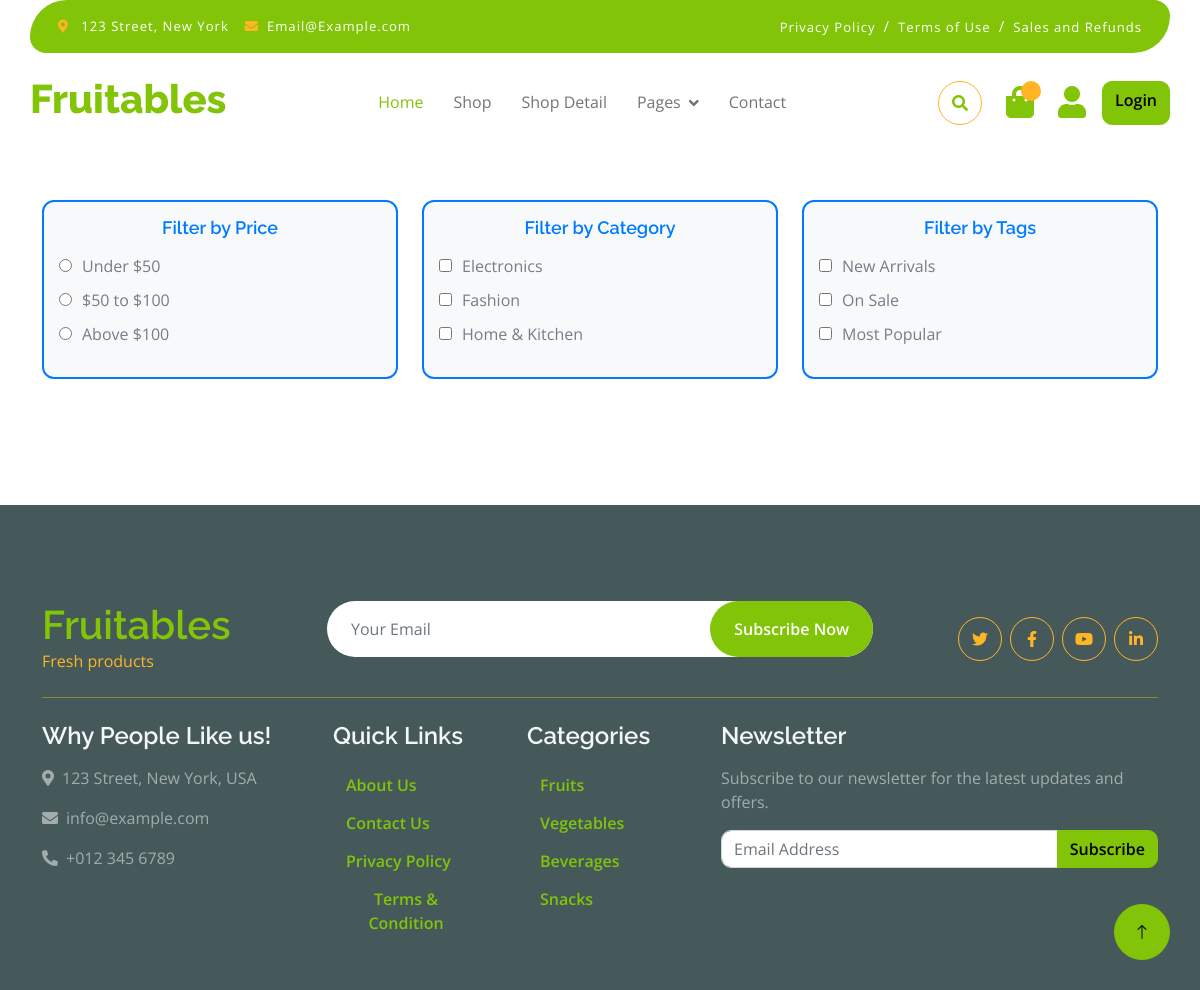
Page /product/ on the earlier database version.
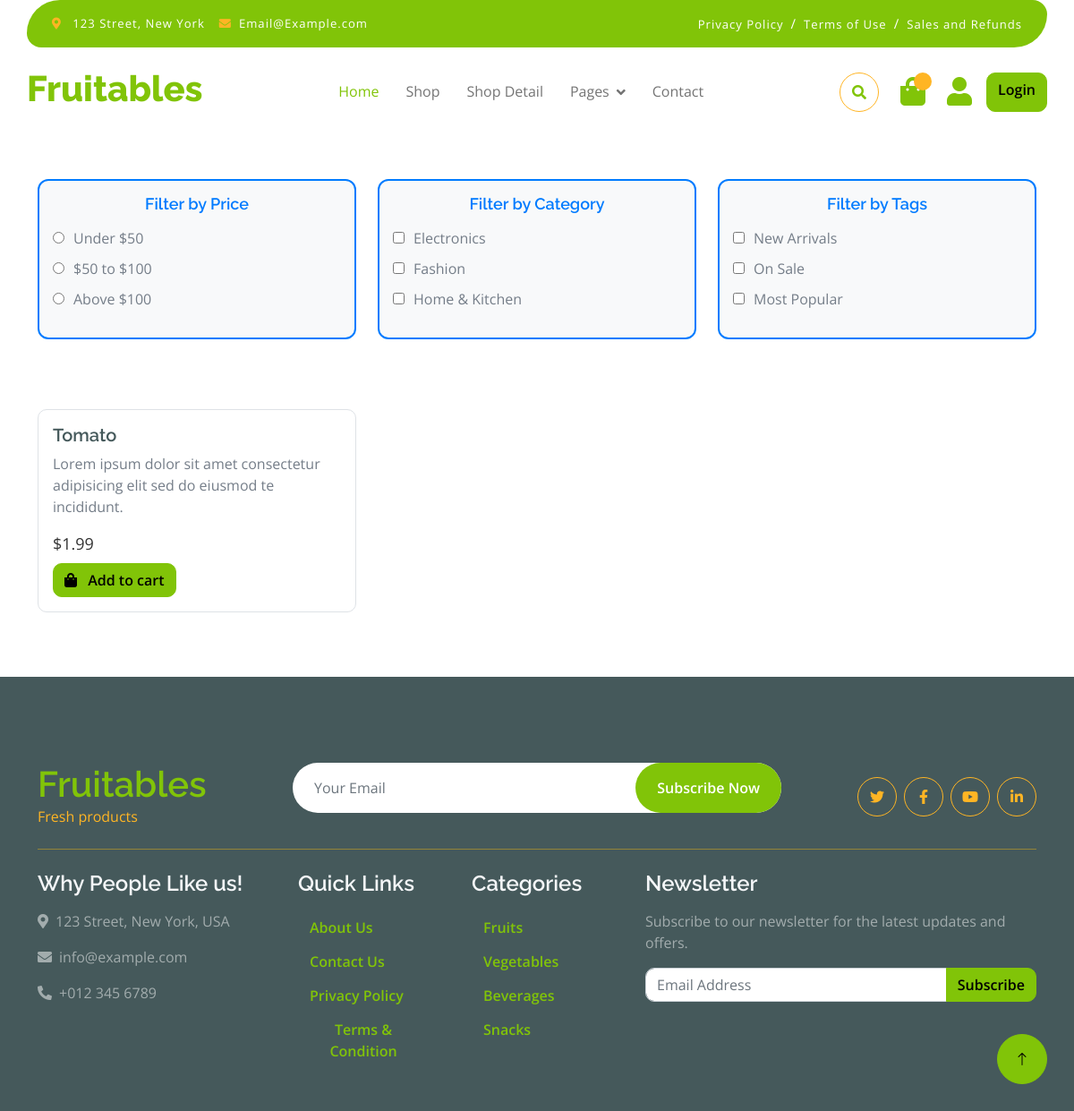
Same page on the later database version.
### core/models.py (models this page shows, shortened)
class Product(models.Model):
    pid = ShortUUIDField(unique=True, length=10,max_length=20,prefix="cat",alphabet="sbjahdnck")
    title = models.CharField(max_length=100,default="Tomato")
    image = models.ImageField(upload_to=user_directory_path, default="vegetable-item-1.jpg")
    description = models.TextField(null=True, blank=True, default="This is the product")
    user = models.ForeignKey(User,on_delete=models.SET_NULL,null=True)
    category = models.ForeignKey(Category,on_delete=models.SET_NULL,null=True,related_name="category")
    price = models.DecimalField(max_digits=9999999999,decimal_places=2,default=1.99)
    old_price = models.DecimalField(max_digits=9999999999,decimal_places=2,default=1.99)
    specifications = models.TextField(null=True, blank=True)
    product_status = models.CharField(choices=STATUS, max_length=10,default="in_review")
    status = models.BooleanField(default=True)
    in_stock = models.BooleanField(default=True)
    featured = models.BooleanField(default=True)
    digital = models.BooleanField(default=True)
    sku = ShortUUIDField(unique=True, length=4, max_length=10, prefix = "sku", alphabet = "1234567890")
    date = models.DateTimeField(auto_now_add=True)
    updated = models.DateTimeField(null=True, blank=True)
    class Meta:
        verbose_name_plural = "Products"

### core/views.py (the view)
# urls.py: path('product/',views.product_list_view,name="product-list"),
def product_list_view(request):
    products = Product.objects.filter(product_status="published",featured=True)
    context = {
        "products":products
    }
    return  render(request,"core/product-list.html",context)

### templates/core/product-list.html
{% extends 'partials/base.html' %}
{% load static %}
{% block content %}
<div class="container" style="margin-top: 200px;">
    <div class="row mb-5">
        <div class="col-md-4">
            <div class="filter-group">
                <h3 class="text-center">Filter by Price</h3>
                <ul>
                    <li><input type="radio" id="price1" name="price" value="under50"> <label for="price1">Under $50</label></li>
                    <li><input type="radio" id="price2" name="price" value="50to100"> <label for="price2">$50 to $100</label></li>
                    <li><input type="radio" id="price3" name="price" value="above100"> <label for="price3">Above $100</label></li>
                </ul>
            </div>
        </div>
        <div class="col-md-4">
            <div class="filter-group">
                <h3 class="text-center">Filter by Category</h3>
                <ul>
                    <li><input type="checkbox" id="category1" name="category" value="electronics"> <label for="category1">Electronics</label></li>
                    <li><input type="checkbox" id="category2" name="category" value="fashion"> <label for="category2">Fashion</label></li>
                    <li><input type="checkbox" id="category3" name="category" value="home"> <label for="category3">Home & Kitchen</label></li>
                </ul>
            </div>
        </div>
        <div class="col-md-4">
            <div class="filter-group">
                <h3 class="text-center">Filter by Tags</h3>
                <ul>
                    <li><input type="checkbox" id="tag1" name="tag" value="new"> <label for="tag1">New Arrivals</label></li>
                    <li><input type="checkbox" id="tag2" name="tag" value="sale"> <label for="tag2">On Sale</label></li>
                    <li><input type="checkbox" id="tag3" name="tag" value="popular"> <label for="tag3">Most Popular</label></li>
                </ul>
            </div>
        </div>
    </div>
    <div class="row">
        {% for p in products %}
        <div class="col-md-4 mb-4">
            <div class="card h-100">
                <div class="card-body">
                    <h5 class="card-title font-weight-bold">{{ p.title }}</h5>
                    <p class="card-text">Lorem ipsum dolor sit amet consectetur adipisicing elit sed do eiusmod te incididunt.</p>
                    <div class="product-price mb-2">
                        <span class="font-weight-bold">${{ p.price }}</span>
                    </div>
                    <a href="#" class="btn btn-primary"><i class="fa fa-shopping-bag me-2"></i> Add to cart</a>
                </div>
            </div>
        </div>
        {% endfor %}
    </div>
</div>
{% endblock content %}

Differences in the rows shown:
added Product: title "Tomato", price "1.99"
